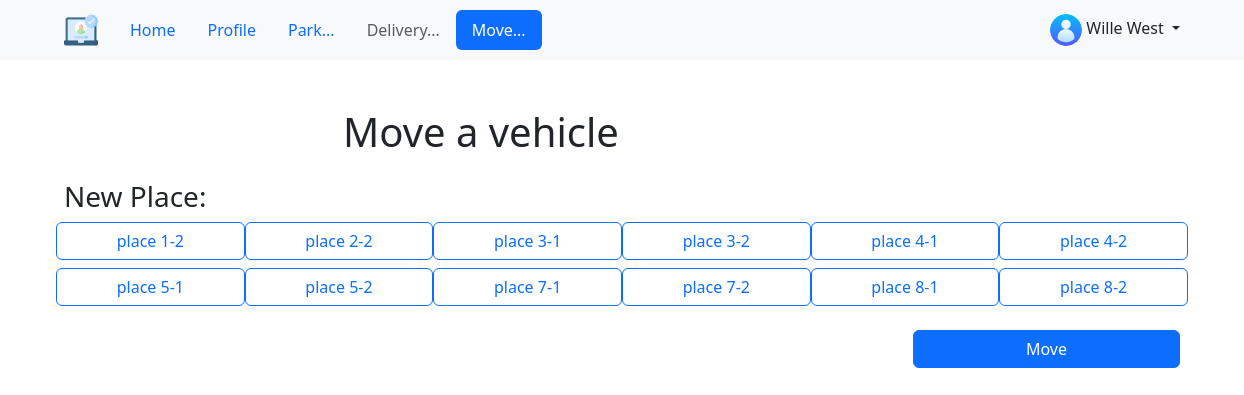
/app/account/move.php (signed in), run on the app's committed database.
### tables this page shows
CREATE TABLE `parking` (
  `id` tinyint(4) NOT NULL,
  `place` tinyint(4) NOT NULL,
  `part` tinyint(4) NOT NULL,
  `reg_number` varchar(100) DEFAULT NULL
);

### database/Parking.php (called while the page is built, shortened)
<?php
class Parking extends Bill
{
    public function getParkingInfo()
    {
        $conn = $this->openConn();
        $sql = "SELECT place,part,reg_number,id FROM parking";
        $result = $conn->query($sql);
        $arr = array();
        if ($result->num_rows > 0) {
            while ($row = $result->fetch_assoc()) {
                array_push($arr, $row);
            }
        } else {
            echo "0 results";
        }
        $parkingArr = array(array('place', 'part1', 'part2', 'partId1', 'partId2'));
        $place = 1;
        for ($i = 0; $i < count($arr); $i++) {
            if ($arr[$i]["place"] == $place) {
                $row = array($arr[$i]["place"], $arr[$i]["reg_number"], $arr[$i + 1]["reg_number"], $arr[$i]["id"], $arr[$i + 1]["id"]);
                array_push($parkingArr, $row);
                $place++;
            }
        }
        return $parkingArr;
    }
    public function getFreePlacesForMC()
    {
        $parkingArr = $this->getParkingInfo();
        $freePlaceForMCArr = array();
        for ($i = 1; $i < 11; $i++) {
            if ($parkingArr[$i][1] == null) {
                $inserted = [$parkingArr[$i][0], '1', $parkingArr[$i][3]];
                array_push($freePlaceForMCArr, $inserted);
            }
            if ($parkingArr[$i][2] == null) {
                $inserted = [$parkingArr[$i][0], '2', $parkingArr[$i][4]];
                array_push($freePlaceForMCArr, $inserted);
            }
        }
        return $freePlaceForMCArr;
    }
}

### app/account/move.php (the view, shortened to what this page needs)
<?php
require_once '../../database/Parking.php';
$vehicleType = $_SESSION["vehicleType"];
$p = new Parking(SERVERNAME, USERNAME, PASSWORD, DBNAME);
if ($vehicleType == 1) $freePlaceArr = $p->getFreePlacesForCar();
else $freePlaceArr = $p->getFreePlacesForMC();
?>
<!DOCTYPE html>
<html lang="en">
<head>
    <?php require_once '../../layouts/head.php' ?>
</head>
<body onload="">
    <header>
        <?php require_once './layouts/navbar.php' ?>
    </header>
    <main>
        <div class=" container">
            <br>
            <br>
            <h1 class="mx-auto w-50">Move a vehicle</h1>
            <section class="w-100 m-auto">
                <h3 class="mt-4 ">New Place:</h3>
                <form method="post" action="<?php echo htmlspecialchars($_SERVER["PHP_SELF"]); ?>" class=" row gx-3 gy-2 align-items-center">
                    <?php if ($vehicleType == 1) {
                        for ($i = 0; $i < count($freePlaceArr); $i++){
                    ?>
                            <input type="radio" class="btn-check" name="newPlace" id="option<?= $freePlaceArr[$i][0]?>" autocomplete="off" value="<?= $freePlaceArr[$i][0]?>">
                            <label class="btn btn-outline-primary col-3" for="option<?= $freePlaceArr[$i][0] ?>">place <?= $freePlaceArr[$i][0]?></label>
                        <?php }
                    } else {
                        for ($i = 0; $i < count($freePlaceArr); $i++) {  ?>
                            <label class="btn btn-outline-primary col-2" for="option<?= $freePlaceArr[$i][0] . $freePlaceArr[$i][1] ?>">place <?= $freePlaceArr[$i][0] . '-' . $freePlaceArr[$i][1] ?></label>
                    <?php }
                    } ?>
                    <br>
                    <div class="ms-auto w-25 mt-3 mt-4">
                        <button type="submit" class="btn btn-primary col-12">Move</button>
                    </div>
                </form>
                <br>
            </section>
        </div>
    </main>
</body>
</html>

### data on the page
parking: place "3", part "1"
parking: place "3", part "2"
parking: place "4", part "1"
parking: place "4", part "2"
parking: place "5", part "1"
parking: place "5", part "2"
parking: place "7", part "1"
parking: place "7", part "2"
parking: place "8", part "1"
parking: place "8", part "2"

### other printed values
$_SESSION["userName"] "Wille West"
$freePlaceArr[$i][0] "1"
$freePlaceArr[$i][1] "2"
$freePlaceArr[$i][0] "2"
